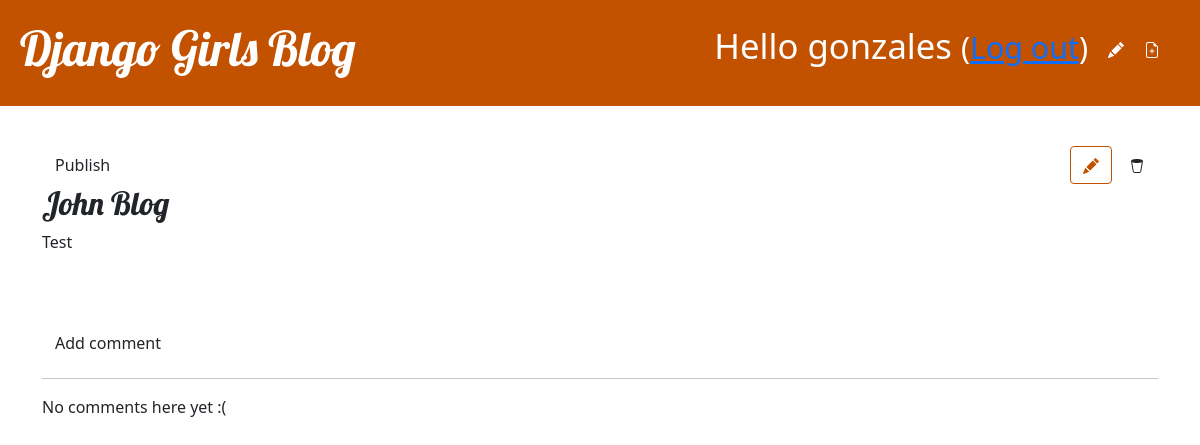
The app's page /post/2/ (signed in), older data.
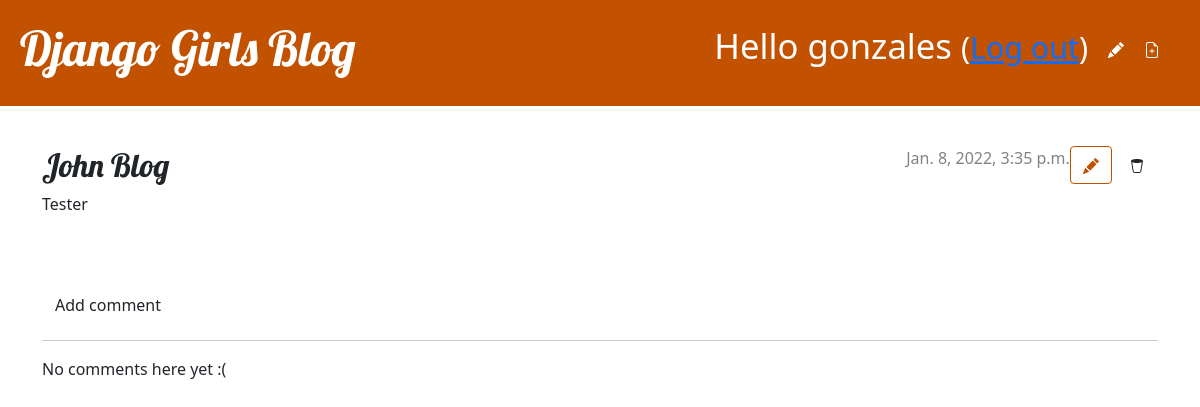
The same page, newer data.
### blog/models.py (models this page shows, shortened)
class Post(models.Model):
    author = models.ForeignKey(settings.AUTH_USER_MODEL, on_delete=models.CASCADE)
    title = models.CharField(max_length=200)
    text = models.TextField()
    created_date = models.DateTimeField(default=timezone.now)
    published_date = models.DateTimeField(blank=True, null=True)

### blog/views.py (the view)
# urls.py: path('post/<int:pk>/', views.post_detail, name='post_detail'),
def post_detail(request, pk):
    post = get_object_or_404(Post, pk=pk)
    return render(request, 'blog/post_detail.html', {'post': post})

### blog/templates/blog/post_detail.html (shortened to what this page needs)
{% extends 'blog/base.html' %}
{% block content %}
    <article class="post">
        <aside class="actions">
            <a class="btn btn-secondary" href="{% url 'post_edit' pk=post.pk %}">
            </a>
            <a class="btn btn-default" href="{% url 'post_remove' pk=post.pk %}">{% include './icons/trash2.svg' %}</a>
        </aside>
        {% if post.published_date %}
        <div class="date">
            {{ post.published_date }}
        </div>
        {% else %}
            <a class="btn btn-default" href="{% url 'post_publish' pk=post.pk %}">Publish</a>
        {% endif %}
        <h2>{{ post.title }}</h2>
        <p>{{ post.text|linebreaksbr }}</p>
    </article>
    <a class="btn btn-default" href="{% url 'add_comment_to_post' pk=post.pk %}">Add comment</a>
    <hr>
    {% for comment in post.comments.all %}
    {% if user.is_authenticated or comment.approved_comment %}
    <div class="comment">
        <div class="date">
            {{ comment.created_date }}
            {% if not comment.approved_comment %}
                <a class="btn btn-default" href="{% url 'comment_remove' pk=comment.pk %}">{% include './icons/trash2.svg' %}</a>
                <a class="btn btn-default" href="{% url 'comment_approve' pk=comment.pk %}">{% include './icons/star-fill.svg' %}</span></a>
            {% endif %}
        </div>
        <strong>{{ comment.author }}</strong>
        <p>{{ comment.text|linebreaks }}</p>
    </div>
    {% endif %}
{% empty %}
    <p>No comments here yet :(</p>
{% endfor %}
{% endblock %}

Row changes from the older to the newer data that the page shows:
changed Post "John Blog": published_date (not shown) → "Jan. 8, 2022, 3:35 p.m."; text "Test" → "Tester"
Text that changed along with them:
text no longer shown: "Publish"
